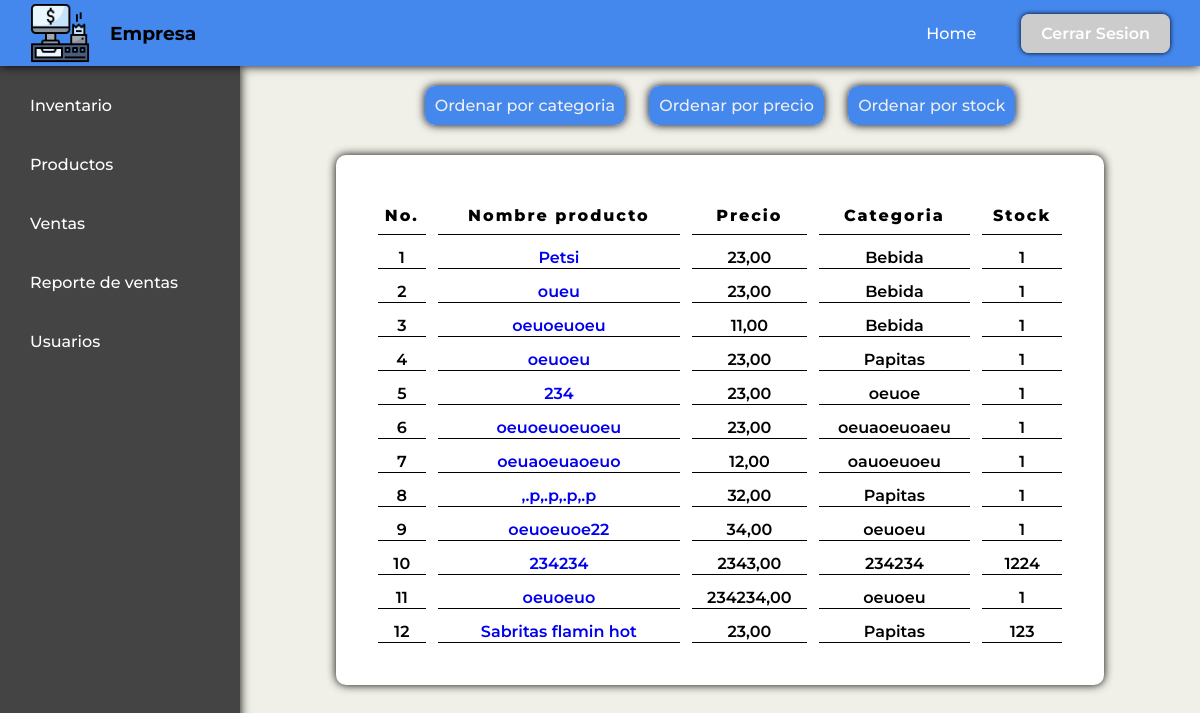
The page /inventory/ (signed in) on the database its author committed.
### productos/models.py (models this page shows, shortened)
class Producto(models.Model):
    id_unico = models.UUIDField(default=uuid.uuid4, editable=False, unique=True)
    categoria = models.CharField(max_length=100)
    nombre = models.CharField(max_length=200, unique=True)
    precio = models.DecimalField(max_digits=10, decimal_places=2)
    stock = models.IntegerField()
    descripcion = models.TextField(blank=True, null=True)

### core/views.py (the view)
# urls.py: path('inventory/', views.inventory, name='inventory'),
@login_required
def inventory(request):
    orden = request.GET.get('orden', 'nombre')
    if orden == 'precio':
        productos = Producto.objects.all().order_by('precio')  # Orden ascendente
    elif orden == 'categoria':
        productos = Producto.objects.all().order_by('categoria')
    elif orden == 'stock':
        productos = Producto.objects.all().order_by('-stock')  # Orden descendente
    else:
        productos = Producto.objects.all()
    return render(request, 'core/inventory.html', {'productos':productos})

### core/templates/core/inventory.html (shortened to what this page needs)
{% extends 'core/base.html' %}
{% load static %}
{% block css-styles %}
    <link rel="stylesheet" href="{% static 'core/css/inventory-style.css' %}">
{% endblock css-styles %}
{% block content %}
<div class="buttons-container">
  <form action="{% url 'inventory' %}" method="get">
    <a href="?orden=categoria" class="btn-ordenamiento">Ordenar por categoria</a>
    <a href="?orden=precio" class="btn-ordenamiento"> Ordenar por precio</a>
    <a href="?orden=stock" class="btn-ordenamiento">Ordenar por stock</a>
  </form>
</div>
<div class="table-container">
  <table class="table">
    <thead>
        <tr>
          <th>No.</th>
          <th>Nombre producto</th>
          <th>Precio </th>
          <th>Categoria</th>
          <th>Stock</th>
        </tr>
    </thead>
    <tbody>
      {% for producto in productos %}
        <tr>
          <td>{{ forloop.counter }}</td>
          <td><a href="{% url 'modify_product' producto.id_unico %}">{{producto.nombre}}</a></td>
          <td>{{producto.precio}}</td>
          <td>{{producto.categoria}}</td>
          <td>{{producto.stock}}</td>
        </tr>
      {% endfor %}
    </tbody>
  </table>
</div>
{% endblock content %}

### core/templates/core/base.html (shortened to what this page needs)
<!DOCTYPE html>
<html lang="es">
<head>
    {% load static %}
    <link rel="stylesheet" href="{% static 'core/css/base-style.css' %}">
    {% block css-styles %}{% endblock css-styles %}
</head>
<body>
    <header>
        <nav class="nav">
            <div class="contenedor-izquerdo">
                <div class="nav__logo-container">
                    <img class="nav__logo" src="{% static 'core/imagenes/logo.png' %}" alt="">
                </div>
                <h3>Empresa</h3>
            </div>
            <ul class="nav__list">
                <li class="nav__item"><a href="#" class="nav__link btn--home">Home</a></li>
                <li class="nav__item"><a href="{% url 'logout_view' %}" class="nav__link link--login">Cerrar Sesion</a></li>
            </ul>
        </nav>
    </header>
    <div class="main-wrapper">
        <aside>
            <div class="menu-lateral__contenido">
                <ul class="menu-lateral__list">
                    <li class="menu-lateral__items" ><a href="{% url 'inventory' %}" class="menu-lateral__links">Inventario</a></li>
                    <li class="menu-lateral__items"><a href="{% url 'products' %}" class="menu-lateral__links"> Productos </a></li>
                    <li class="menu-lateral__items"><a href="{% url 'ventas' %}" class="menu-lateral__links"> Ventas</a></li>
                    <li class="menu-lateral__items"><a href="{% url 'reporte-ventas' %}" class="menu-lateral__links"> Reporte de ventas</a></li>
                    <li class="menu-lateral__items"><a href="{% url 'users' %}" class="menu-lateral__links"> Usuarios</a></li>
                </ul>
            </div>
        </aside>
        <div class="main-content">
            {% block content %}
            {% endblock %}
        </div>
    </div>
</body>
</html>

### core/static/core/css/base-style.css (style rules this page uses)
body { font-family: "Montserrat",sans-serif; font-weight: 500; box-sizing: border-box; min-height: 100vh; }
body,html { margin: 0; padding: 0; overflow: hidden; }
* { box-sizing: border-box; }
header { width: 100%; position: relative; order: 2; box-shadow: 0px 0px 10px #000; }
.main-wrapper { display: flex; height: 100vh; }
.nav { display: flex; justify-content: space-between; background-color: #48e; padding: 0 30px; align-items: center; }
.contenedor-izquerdo { display: flex; gap: 20px; align-items: center; }
.nav__logo-container { display: flex; gap: 10px; align-items: center; text-wrap: balance; }
.nav__list { display:flex; list-style: none; flex-wrap: wrap; justify-content: end; gap: 15px; margin: 0; padding: 0; }
.nav__link { text-decoration: none; color: #fff; padding: 10px; flex: 1; outline: #000; transition: background-color 0.24s; }
.nav__logo { width: 60px; min-height: auto; margin: 3px 0; }
.link--login { background-color: #ccc; border-radius: 8px; margin-left: 20px; padding: 10px 20px; font-weight: 600; box-shadow: 0px 0px 5px #000; }
aside { padding: 0; margin: 0; max-width: 250px; min-width: 240px; background-color: #444; height: 800vh; box-shadow: 0px 0px 10px #000; }
.menu-lateral__list { list-style: none; padding: 0; margin: 0; display: flex; flex-direction: column; padding: 10px; }
.menu-lateral__items { padding: 20px; }
.menu-lateral__links { text-decoration: none; color: #fff; }
.main-content { flex-grow: 1; height: 100vh; overflow-y: auto; }

### core/static/core/css/inventory-style.css (style rules this page uses)
body, html { background-color: #F1F0E8; height: 100%; }
* { box-sizing: border-box; }
.main-content { width: 100%; display: flex; flex-direction: column; align-items: center; }
.table-container { display: flex; width: 100%; max-width: 80%; background-color: #fff; margin-top: 40px; box-shadow: 0px 0px 10px #000; border-radius: 10px; }
.table { width: 100%; margin: 20px; padding: 10px; border-spacing: 12px; }
.table td, th { font-weight: 600; border: none; border-bottom: 1px solid #000; text-align: center; }
th { font-weight: 800; letter-spacing: 2px; }
.table a { text-decoration: none; }
.table th { line-height: 35px; }
.buttons-container { margin: 30px 0px 0px 0px; }
.btn-ordenamiento { padding: 10px; background-color: #48e; outline: none; border-radius: 10px; border: none; box-shadow: 0px 0px 10px #001; margin: 0px 10px; color: #eee; text-decoration: none; }

### rows shown on the page
Producto: nombre "Petsi", precio "23,00", categoria "Bebida", stock "1"
Producto: nombre "oueu", precio "23,00", categoria "Bebida", stock "1"
Producto: nombre "oeuoeuoeu", precio "11,00", categoria "Bebida", stock "1"
Producto: nombre "oeuoeu", precio "23,00", categoria "Papitas", stock "1"
Producto: nombre "234", precio "23,00", categoria "oeuoe", stock "1"
Producto: nombre "oeuoeuoeuoeu", precio "23,00", categoria "oeuaoeuoaeu", stock "1"
Producto: nombre "oeuaoeuaoeuo", precio "12,00", categoria "oauoeuoeu", stock "1"
Producto: nombre ",.p,.p,.p,.p", precio "32,00", categoria "Papitas", stock "1"
Producto: nombre "oeuoeuoe22", precio "34,00", categoria "oeuoeu", stock "1"
Producto: nombre "234234", precio "2343,00", categoria "234234", stock "1224"
Producto: nombre "oeuoeuo", precio "234234,00", categoria "oeuoeu", stock "1"
Producto: nombre "Sabritas flamin hot", precio "23,00", categoria "Papitas", stock "123"
